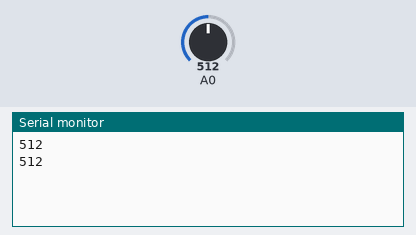
A sketch run on a simulated Arduino Uno, built with avr-gcc and run on an emulated ATmega328P. On the bench: the last lines printed to the serial monitor. Inputs (shaded band) come from the test bench; at power-on: A0 = 512.

Above: at 1.8 s.
1.9 s: A0 set to 716
At 2.8 s:
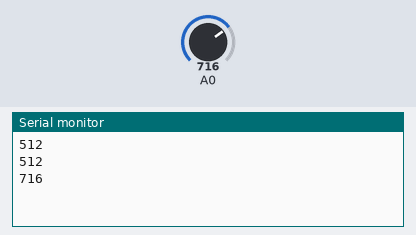
3.4 s: A0 set to 900
At 4.7 s:
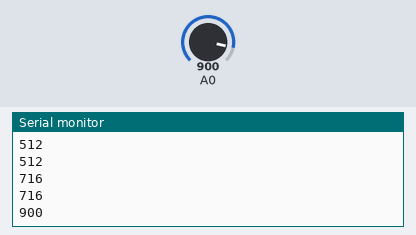
Timing chart, 0 to 6.4 s (numbered marks = the images above; inputs shaded):
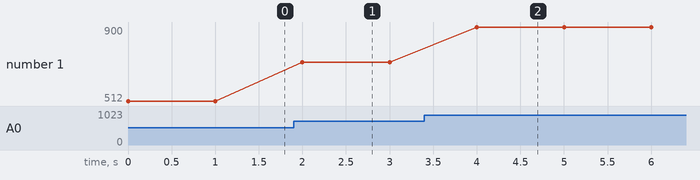

Measured:
- after the input at 1.9 s, the serial monitor: prints a new line after 0.10 s (image 1)
- after the input at 3.4 s, the serial monitor: prints a new line after 0.60 s (image 2)
- plotted number 1: 512 → 716 after the input at 1.9 s, 716 → 900 after the input at 3.4 s

The sketch:

MQ135.ino
```cpp
int ValueAQ;
int NewValue;
void setup() {
  int ValueAQ;
  Serial.begin(9600);
  // put your setup code here, to run once:

}

void loop() {
  //ValueAQ = digitalRead(2);
  ValueAQ = analogRead(A0);
//int  ValueAQ = analogRead(34);
NewValue = map(ValueAQ,0,4095,0,1024);
  //Serial.print("valeur\n");
  Serial.println(ValueAQ,DEC);
 // Serial.print("ppm\n");
  // put your main code here, to run repeatedly:
delay(1000);
}
```
